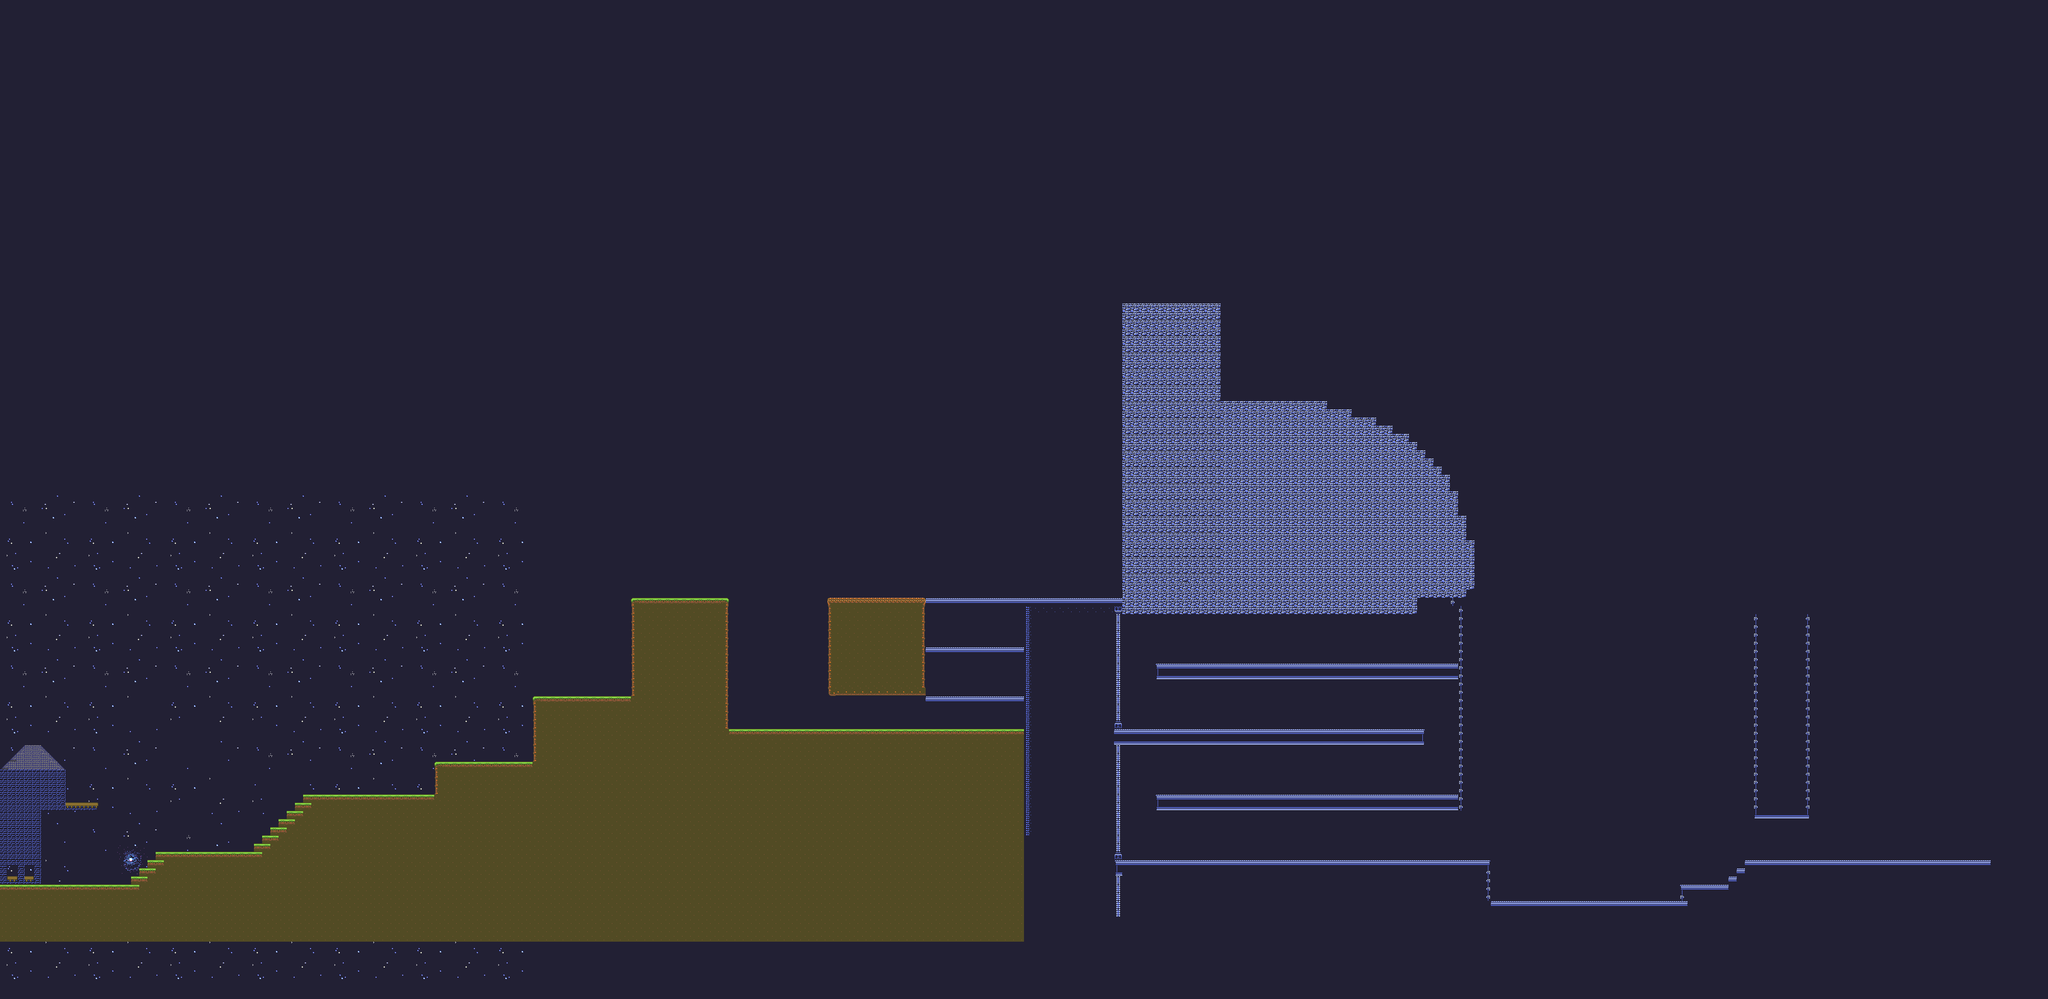

Tiled map render using the project's own tile images. Description and the map definition, with tile-layer contents summarised, below:
An orthogonal 250x122 tile map with 16x16 px tiles, 10 tile layers (background1, background2, liquid1, liquid2, ...), 2 hidden layers not drawn, 21 tilesets and 47 objects (12x BottyObject, 9x SignObject, 9x CoinObject, 3x Hurl, GoalObject, ...).

<map version="1.0" orientation="orthogonal" renderorder="right-down" width="250" height="122" tilewidth="16" tileheight="16" backgroundcolor="#222034" nextobjectid="237">
 <properties>
  <property name="BACKGROUND_COLOR" type="int" value="2" />
  <property name="music_track" value="" />
 </properties>
 <tileset firstgid="1" name="BaseTS16" tilewidth="16" tileheight="16" tilecount="5" columns="1">
  <image source="BaseTS16.png" width="16" height="80" />
 </tileset>
 <tileset firstgid="6" name="rLJjmOe" tilewidth="16" tileheight="16" tilecount="1680" columns="56">
  <image source="rLJjmOe.png" width="896" height="480" />
 </tileset>
 <tileset firstgid="1686" name="liquid1" tilewidth="16" tileheight="16" tilecount="10" columns="5">
  <image source="liquid1.png" width="80" height="32" />
 </tileset>
 <tileset firstgid="1696" name="liquid2" tilewidth="16" tileheight="16" tilecount="10" columns="5">
  <image source="liquid2.png" width="80" height="32" />
 </tileset>
 <tileset firstgid="1706" name="liquid3" tilewidth="16" tileheight="16" tilecount="10" columns="5">
  <image source="liquid3.png" width="80" height="32" />
 </tileset>
 <tileset firstgid="1716" name="liquid4" tilewidth="16" tileheight="16" tilecount="10" columns="5">
  <image source="liquid4.png" width="80" height="32" />
 </tileset>
 <tileset firstgid="1726" name="DB32_tiles" tilewidth="16" tileheight="16" spacing="1" margin="1" tilecount="32" columns="1">
  <image source="DB32_tiles.png" width="18" height="545" />
 </tileset>
 <tileset firstgid="1758" name="lava" tilewidth="16" tileheight="16" tilecount="160" columns="40">
  <image source="lava.png" width="640" height="64" />
 </tileset>
 <tileset firstgid="1918" name="townback1" tilewidth="16" tileheight="16" tilecount="256" columns="16">
  <image source="townback1.png" width="256" height="256" />
 </tileset>
 <tileset firstgid="2174" name="townback2" tilewidth="16" tileheight="16" tilecount="256" columns="16">
  <image source="townback2.png" width="256" height="256" />
 </tileset>
 <tileset firstgid="2430" name="treebackground20160707" tilewidth="16" tileheight="16" tilecount="5120" columns="160">
  <image source="treebackground20160707.png" width="2560" height="512" />
 </tileset>
 <tileset firstgid="7550" name="snow" tilewidth="16" tileheight="16" tilecount="8" columns="8">
  <image source="snow.png" width="128" height="16" />
 </tileset>
 <tileset firstgid="7558" name="snow" tilewidth="16" tileheight="16" tilecount="8" columns="8">
  <image source="snow.png" width="128" height="16" />
 </tileset>
 <tileset firstgid="7566" name="Mega Metroidvania_8_db32" tilewidth="16" tileheight="16" tilecount="585" columns="13">
  <image source="Mega Metroidvania_8_db32.png" width="208" height="720" />
 </tileset>
 <tileset firstgid="8151" name="SpaceBGC_recolor2" tilewidth="16" tileheight="16" tilecount="100" columns="10">
  <image source="SpaceBGC_recolor2.png" width="160" height="160" />
 </tileset>
 <tileset firstgid="8251" name="metroid like" tilewidth="16" tileheight="16" tilecount="320" columns="20">
  <image source="metroid like.png" width="320" height="256" />
 </tileset>
 <tileset firstgid="8571" name="Exit" tilewidth="16" tileheight="16" tilecount="200" columns="40">
  <image source="Exit.png" width="640" height="80" />
 </tileset>
 <tileset firstgid="8771" name="tutorial_set" tilewidth="16" tileheight="16" tilecount="1" columns="1">
  <image source="tutorial_set.png" width="16" height="16" />
 </tileset>
 <tileset firstgid="8772" name="galaxy" tilewidth="16" tileheight="16" tilecount="16" columns="4">
  <image source="galaxy.png" width="64" height="64" />
 </tileset>
 <tileset firstgid="8788" name="tiles" tilewidth="16" tileheight="16" tilecount="460" columns="46">
  <image source="tiles.png" width="736" height="160" />
 </tileset>
 <tileset firstgid="9248" name="stone" tilewidth="16" tileheight="16" tilecount="1" columns="1">
  <image source="stone.png" width="16" height="16" />
 </tileset>
 <layer name="background1" width="250" height="122">
  <properties>
   <property name="BACKGROUND_SPEED" value="0.87" />
  </properties>
  <data>[30500 cells, 3780 non-empty, 100 distinct tile ids]</data>
 </layer>
 <layer name="background2" width="250" height="122">
  <properties>
   <property name="BACKGROUND_SPEED" value="0.87" />
  </properties>
  <data>[30500 cells, 16 non-empty, 16 distinct tile ids]</data>
 </layer>
 <layer name="liquid1" width="250" height="122">
  <data>[30500 cells, 0 non-empty, 0 distinct tile ids]</data>
 </layer>
 <layer name="liquid2" width="250" height="122">
  <data>[30500 cells, 0 non-empty, 0 distinct tile ids]</data>
 </layer>
 <layer name="liquid3" width="250" height="122">
  <data>[30500 cells, 0 non-empty, 0 distinct tile ids]</data>
 </layer>
 <layer name="liquid4" width="250" height="122">
  <data>[30500 cells, 0 non-empty, 0 distinct tile ids]</data>
 </layer>
 <objectgroup name="GameObjects" offsetx="-1.66667" offsety="0.909091">
  <!-- 33 objects omitted --></objectgroup>
 <objectgroup name="template_objects" visible="0" offsetx="6" offsety="30">
  <!-- 14 objects omitted --></objectgroup>
 <layer name="walls" width="250" height="122" opacity="0" offsetx="0" offsety="0.895496">
  <data>[30500 cells, 3274 non-empty, 4 distinct tile ids]</data>
 </layer>
 <layer name="decoration" width="250" height="122" visible="0">
  <data>[30500 cells, 2854 non-empty, 15 distinct tile ids]</data>
 </layer>
 <layer name="caveBack" width="250" height="122">
  <data>[30500 cells, 2667 non-empty, 16 distinct tile ids]</data>
 </layer>
 <layer name="foreground2" width="250" height="122" visible="0" opacity="0.3">
  <data>[30500 cells, 36 non-empty, 4 distinct tile ids]</data>
 </layer>
 <layer name="foreground1" width="250" height="122">
  <data>[30500 cells, 745 non-empty, 20 distinct tile ids]</data>
 </layer>
 <layer name="decoration2" width="250" height="122">
  <data>[30500 cells, 2854 non-empty, 14 distinct tile ids]</data>
 </layer>
</map>
<!-- 47 of 47 objects omitted -->
